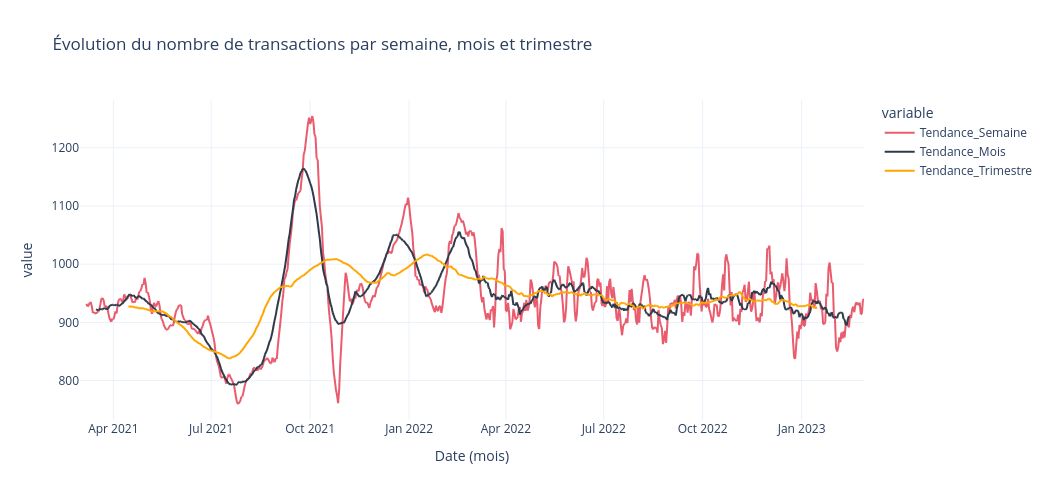

Source (notebook cell):
### Code cell
figure5=px.line(
    df_quotidien,
    x='date',
    y=['Tendance_Semaine', 'Tendance_Mois', 'Tendance_Trimestre'],    
    color_discrete_sequence=list(palette.values()),
    markers=False,
    title='Évolution du nombre de transactions par semaine, mois et trimestre',
    labels={
        'date': 'Date (mois)'
    }
)

figure5.update_layout(
    template='plotly_white',
    hovermode='x unified',
    width=1050,
    height=500
)

### Figure 1 — Plotly figure (JSON) as saved in the notebook; plotly's stock layout.template omitted (floating-point values rounded to 4 significant figures; data arrays with more than 128 entries replaced by an {"elided": "..."} marker saying what was removed)
{"data": [{"hovertemplate": "variable=Tendance_Semaine<br>Date (mois)=%{x}<br>value=%{y}<extra></extra>", "legendgroup": "Tendance_Semaine", "line": {"color": "#e95c6d", "dash": "solid"}, "marker": {"symbol": "circle"}, "mode": "lines", "name": "Tendance_Semaine", "showlegend": true, "type": "scattergl", "x": {"elided": "730 str values"}, "xaxis": "x", "y": {"elided": "730 float values"}, "yaxis": "y"}, {"hovertemplate": "variable=Tendance_Mois<br>Date (mois)=%{x}<br>value=%{y}<extra></extra>", "legendgroup": "Tendance_Mois", "line": {"color": "#2f3a4a", "dash": "solid"}, "marker": {"symbol": "circle"}, "mode": "lines", "name": "Tendance_Mois", "showlegend": true, "type": "scattergl", "x": {"elided": "730 str values"}, "xaxis": "x", "y": {"elided": "730 float values"}, "yaxis": "y"}, {"hovertemplate": "variable=Tendance_Trimestre<br>Date (mois)=%{x}<br>value=%{y}<extra></extra>", "legendgroup": "Tendance_Trimestre", "line": {"color": "#ffa600", "dash": "solid"}, "marker": {"symbol": "circle"}, "mode": "lines", "name": "Tendance_Trimestre", "showlegend": true, "type": "scattergl", "x": {"elided": "730 str values"}, "xaxis": "x", "y": {"elided": "730 float values"}, "yaxis": "y"}], "layout": {"height": 500, "hovermode": "x unified", "legend": {"title": {"text": "variable"}, "tracegroupgap": 0}, "title": {"text": "Évolution du nombre de transactions par semaine, mois et trimestre"}, "width": 1050, "xaxis": {"anchor": "y", "domain": [0, 1], "title": {"text": "Date (mois)"}}, "yaxis": {"anchor": "x", "domain": [0, 1], "title": {"text": "value"}}}}
